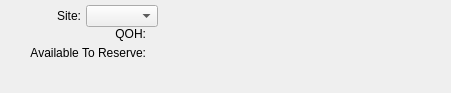
<?xml version="1.0" encoding="UTF-8"?>
<ui version="4.0">
 <comment>This file is part of the xTuple ERP: PostBooks Edition, a free and
open source Enterprise Resource Planning software suite,
Copyright (c) 1999-2010 by OpenMFG LLC, d/b/a xTuple.
It is licensed to you under the Common Public Attribution License
version 1.0, the full text of which (including xTuple-specific Exhibits)
is available at www.xtuple.com/CPAL.  By using this software, you agree
to be bound by its terms.</comment>
 <class>dspReservations</class>
 <widget class="QWidget" name="dspReservations">
  <property name="geometry">
   <rect>
    <x>0</x>
    <y>0</y>
    <width>451</width>
    <height>93</height>
   </rect>
  </property>
  <property name="windowTitle">
   <string>Item Reservations</string>
  </property>
  <layout class="QHBoxLayout" name="horizontalLayout">
   <item>
    <layout class="QVBoxLayout">
     <property name="spacing">
      <number>5</number>
     </property>
     <property name="margin">
      <number>0</number>
     </property>
     <item>
      <widget class="ItemCluster" name="_item">
       <property name="focusPolicy">
        <enum>Qt::StrongFocus</enum>
       </property>
      </widget>
     </item>
     <item>
      <spacer name="verticalSpacer">
       <property name="orientation">
        <enum>Qt::Vertical</enum>
       </property>
       <property name="sizeHint" stdset="0">
        <size>
         <width>20</width>
         <height>0</height>
        </size>
       </property>
      </spacer>
     </item>
    </layout>
   </item>
   <item>
    <layout class="QVBoxLayout">
     <property name="spacing">
      <number>0</number>
     </property>
     <property name="margin">
      <number>0</number>
     </property>
     <item>
      <layout class="QHBoxLayout">
       <property name="spacing">
        <number>5</number>
       </property>
       <property name="margin">
        <number>0</number>
       </property>
       <item>
        <widget class="QLabel" name="_warehouseLit">
         <property name="text">
          <string>Site:</string>
         </property>
         <property name="alignment">
          <set>Qt::AlignRight|Qt::AlignTrailing|Qt::AlignVCenter</set>
         </property>
         <property name="buddy">
          <cstring>_warehouse</cstring>
         </property>
        </widget>
       </item>
       <item>
        <widget class="WComboBox" name="_warehouse"/>
       </item>
      </layout>
     </item>
     <item>
      <layout class="QGridLayout">
       <item row="0" column="0">
        <widget class="QLabel" name="_qohLit">
         <property name="text">
          <string>QOH:</string>
         </property>
         <property name="alignment">
          <set>Qt::AlignRight|Qt::AlignTrailing|Qt::AlignVCenter</set>
         </property>
         <property name="buddy">
          <cstring>_qoh</cstring>
         </property>
        </widget>
       </item>
       <item row="1" column="0">
        <widget class="QLabel" name="_availableLit">
         <property name="text">
          <string>Available To Reserve:</string>
         </property>
         <property name="alignment">
          <set>Qt::AlignRight|Qt::AlignTrailing|Qt::AlignVCenter</set>
         </property>
         <property name="buddy">
          <cstring>_available</cstring>
         </property>
        </widget>
       </item>
       <item row="0" column="1">
        <widget class="XLabel" name="_qoh">
         <property name="text">
          <string/>
         </property>
         <property name="alignment">
          <set>Qt::AlignRight|Qt::AlignTrailing|Qt::AlignVCenter</set>
         </property>
        </widget>
       </item>
       <item row="1" column="1">
        <widget class="XLabel" name="_available">
         <property name="text">
          <string/>
         </property>
         <property name="alignment">
          <set>Qt::AlignRight|Qt::AlignTrailing|Qt::AlignVCenter</set>
         </property>
        </widget>
       </item>
      </layout>
     </item>
     <item>
      <spacer>
       <property name="orientation">
        <enum>Qt::Vertical</enum>
       </property>
       <property name="sizeType">
        <enum>QSizePolicy::Expanding</enum>
       </property>
       <property name="sizeHint" stdset="0">
        <size>
         <width>20</width>
         <height>0</height>
        </size>
       </property>
      </spacer>
     </item>
    </layout>
   </item>
   <item>
    <spacer>
     <property name="orientation">
      <enum>Qt::Horizontal</enum>
     </property>
     <property name="sizeType">
      <enum>QSizePolicy::Expanding</enum>
     </property>
     <property name="sizeHint" stdset="0">
      <size>
       <width>4</width>
       <height>20</height>
      </size>
     </property>
    </spacer>
   </item>
  </layout>
 </widget>
 <layoutdefault spacing="5" margin="5"/>
 <pixmapfunction>qPixmapFromMimeSource</pixmapfunction>
 <customwidgets>
  <customwidget>
   <class>ItemCluster</class>
   <extends>QWidget</extends>
   <header>itemcluster.h</header>
  </customwidget>
  <customwidget>
   <class>WComboBox</class>
   <extends>XComboBox</extends>
   <header>wcombobox.h</header>
  </customwidget>
  <customwidget>
   <class>XComboBox</class>
   <extends>QComboBox</extends>
   <header>xcombobox.h</header>
  </customwidget>
  <customwidget>
   <class>XLabel</class>
   <extends>QLabel</extends>
   <header>xlabel.h</header>
  </customwidget>
 </customwidgets>
 <tabstops>
  <tabstop>_item</tabstop>
  <tabstop>_warehouse</tabstop>
 </tabstops>
 <resources/>
 <connections>
  <connection>
   <sender>_item</sender>
   <signal>privateIdChanged(int)</signal>
   <receiver>_warehouse</receiver>
   <slot>findItemsites(int)</slot>
   <hints>
    <hint type="sourcelabel">
     <x>20</x>
     <y>20</y>
    </hint>
    <hint type="destinationlabel">
     <x>20</x>
     <y>20</y>
    </hint>
   </hints>
  </connection>
  <connection>
   <sender>_item</sender>
   <signal>warehouseIdChanged(int)</signal>
   <receiver>_warehouse</receiver>
   <slot>setId(int)</slot>
   <hints>
    <hint type="sourcelabel">
     <x>20</x>
     <y>20</y>
    </hint>
    <hint type="destinationlabel">
     <x>20</x>
     <y>20</y>
    </hint>
   </hints>
  </connection>
 </connections>
</ui>
